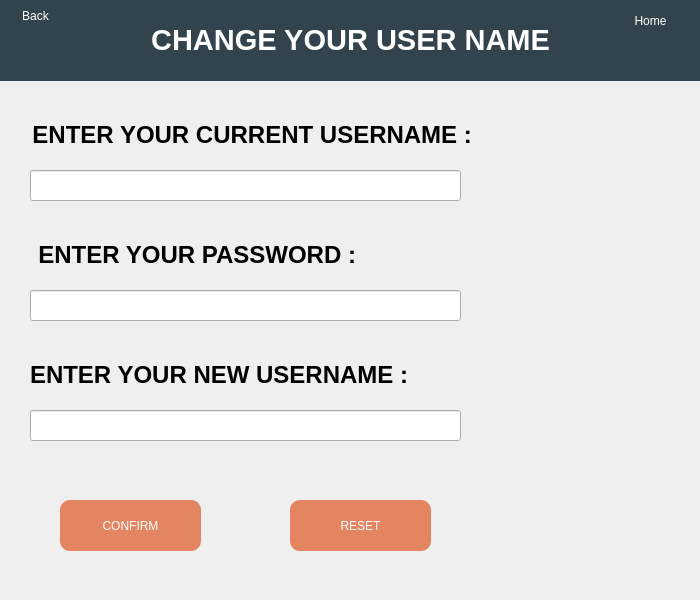
<?xml version="1.0" encoding="UTF-8"?>
<ui version="4.0">
 <class>ChangeUserName</class>
 <widget class="QWidget" name="ChangeUserName">
  <property name="geometry">
   <rect>
    <x>0</x>
    <y>0</y>
    <width>700</width>
    <height>600</height>
   </rect>
  </property>
  <property name="minimumSize">
   <size>
    <width>700</width>
    <height>600</height>
   </size>
  </property>
  <property name="maximumSize">
   <size>
    <width>700</width>
    <height>600</height>
   </size>
  </property>
  <property name="windowTitle">
   <string>ChangeUsername</string>
  </property>
  <property name="windowIcon">
   <iconset resource="res.qrc">
    <normaloff>:/Images/Images/ACCOUNT.png</normaloff>:/Images/Images/ACCOUNT.png</iconset>
  </property>
  <widget class="QPushButton" name="pushButton">
   <property name="geometry">
    <rect>
     <x>60</x>
     <y>500</y>
     <width>141</width>
     <height>51</height>
    </rect>
   </property>
   <property name="sizePolicy">
    <sizepolicy hsizetype="Preferred" vsizetype="Preferred">
     <horstretch>0</horstretch>
     <verstretch>0</verstretch>
    </sizepolicy>
   </property>
   <property name="layoutDirection">
    <enum>Qt::LeftToRight</enum>
   </property>
   <property name="autoFillBackground">
    <bool>false</bool>
   </property>
   <property name="styleSheet">
    <string notr="true">font: 75 14pt &quot;MS Sans Serif&quot;;
color: rgb(255, 255, 255);
border: 5px;
background-color: rgb(227, 133, 97);
border-radius: 10px;


</string>
   </property>
   <property name="text">
    <string>CONFIRM</string>
   </property>
   <property name="icon">
    <iconset>
     <normaloff>../../Desktop/Project files/Login page/Login.png</normaloff>../../Desktop/Project files/Login page/Login.png</iconset>
   </property>
   <property name="iconSize">
    <size>
     <width>20</width>
     <height>20</height>
    </size>
   </property>
  </widget>
  <widget class="QPushButton" name="pushButton_2">
   <property name="geometry">
    <rect>
     <x>290</x>
     <y>500</y>
     <width>141</width>
     <height>51</height>
    </rect>
   </property>
   <property name="sizePolicy">
    <sizepolicy hsizetype="Preferred" vsizetype="Preferred">
     <horstretch>0</horstretch>
     <verstretch>0</verstretch>
    </sizepolicy>
   </property>
   <property name="layoutDirection">
    <enum>Qt::LeftToRight</enum>
   </property>
   <property name="autoFillBackground">
    <bool>false</bool>
   </property>
   <property name="styleSheet">
    <string notr="true">font: 75 14pt &quot;MS Sans Serif&quot;;
color: rgb(255, 255, 255);
border: 5px;
background-color: rgb(227, 133, 97);
border-radius: 10px;


</string>
   </property>
   <property name="text">
    <string>RESET</string>
   </property>
   <property name="icon">
    <iconset>
     <normaloff>../../Desktop/Project files/Login page/Login.png</normaloff>../../Desktop/Project files/Login page/Login.png</iconset>
   </property>
   <property name="iconSize">
    <size>
     <width>20</width>
     <height>20</height>
    </size>
   </property>
  </widget>
  <widget class="QLabel" name="label">
   <property name="geometry">
    <rect>
     <x>0</x>
     <y>0</y>
     <width>701</width>
     <height>81</height>
    </rect>
   </property>
   <property name="styleSheet">
    <string notr="true">color: rgb(255, 255, 255);
font: 58 26pt &quot;Lucida Bright&quot;;

background-color: rgb(50, 67, 77);


</string>
   </property>
   <property name="text">
    <string>&lt;html&gt;&lt;head/&gt;&lt;body&gt;&lt;p align=&quot;center&quot;&gt;&lt;span style=&quot; font-size:22pt; font-weight:600;&quot;&gt;CHANGE YOUR USER NAME&lt;/span&gt;&lt;/p&gt;&lt;/body&gt;&lt;/html&gt;</string>
   </property>
  </widget>
  <widget class="QLabel" name="label_7">
   <property name="geometry">
    <rect>
     <x>100</x>
     <y>20</y>
     <width>41</width>
     <height>41</height>
    </rect>
   </property>
   <property name="styleSheet">
    <string notr="true">color: rgb(255, 255, 255);
font: 58 26pt &quot;Lucida Bright&quot;;
background-color: rgb(50, 67, 77);


</string>
   </property>
   <property name="text">
    <string/>
   </property>
   <property name="pixmap">
    <pixmap resource="res.qrc">:/Inverted Images/Images/Inverted/image (4).png</pixmap>
   </property>
   <property name="scaledContents">
    <bool>true</bool>
   </property>
  </widget>
  <widget class="QLabel" name="label_4">
   <property name="geometry">
    <rect>
     <x>30</x>
     <y>120</y>
     <width>451</width>
     <height>31</height>
    </rect>
   </property>
   <property name="text">
    <string>&lt;html&gt;&lt;head/&gt;&lt;body&gt;&lt;p align=&quot;center&quot;&gt;&lt;span style=&quot; font-size:18pt; font-weight:600;&quot;&gt;ENTER YOUR CURRENT USERNAME : &lt;/span&gt;&lt;/p&gt;&lt;/body&gt;&lt;/html&gt;</string>
   </property>
  </widget>
  <widget class="QLabel" name="label_5">
   <property name="geometry">
    <rect>
     <x>30</x>
     <y>360</y>
     <width>381</width>
     <height>31</height>
    </rect>
   </property>
   <property name="text">
    <string>&lt;html&gt;&lt;head/&gt;&lt;body&gt;&lt;p align=&quot;center&quot;&gt;&lt;span style=&quot; font-size:18pt; font-weight:600;&quot;&gt;ENTER YOUR NEW USERNAME : &lt;/span&gt;&lt;/p&gt;&lt;/body&gt;&lt;/html&gt;</string>
   </property>
  </widget>
  <widget class="QLabel" name="label_6">
   <property name="geometry">
    <rect>
     <x>30</x>
     <y>240</y>
     <width>341</width>
     <height>31</height>
    </rect>
   </property>
   <property name="text">
    <string>&lt;html&gt;&lt;head/&gt;&lt;body&gt;&lt;p align=&quot;center&quot;&gt;&lt;span style=&quot; font-size:18pt; font-weight:600;&quot;&gt;ENTER YOUR PASSWORD : &lt;/span&gt;&lt;/p&gt;&lt;/body&gt;&lt;/html&gt;</string>
   </property>
  </widget>
  <widget class="QLineEdit" name="lineEdit">
   <property name="geometry">
    <rect>
     <x>30</x>
     <y>170</y>
     <width>431</width>
     <height>31</height>
    </rect>
   </property>
  </widget>
  <widget class="QLineEdit" name="lineEdit_2">
   <property name="geometry">
    <rect>
     <x>30</x>
     <y>410</y>
     <width>431</width>
     <height>31</height>
    </rect>
   </property>
  </widget>
  <widget class="QLineEdit" name="lineEdit_3">
   <property name="geometry">
    <rect>
     <x>30</x>
     <y>290</y>
     <width>431</width>
     <height>31</height>
    </rect>
   </property>
  </widget>
  <widget class="QPushButton" name="pushButton_7">
   <property name="geometry">
    <rect>
     <x>0</x>
     <y>0</y>
     <width>71</width>
     <height>31</height>
    </rect>
   </property>
   <property name="sizePolicy">
    <sizepolicy hsizetype="Preferred" vsizetype="Preferred">
     <horstretch>0</horstretch>
     <verstretch>0</verstretch>
    </sizepolicy>
   </property>
   <property name="layoutDirection">
    <enum>Qt::LeftToRight</enum>
   </property>
   <property name="autoFillBackground">
    <bool>false</bool>
   </property>
   <property name="styleSheet">
    <string notr="true">font: 75 8pt &quot;MS Sans Serif&quot;;
background-color: rgb(50, 67, 77);
color: rgb(255, 255, 255);
border: 5px;

border-radius: 10px;


</string>
   </property>
   <property name="text">
    <string>Back</string>
   </property>
   <property name="icon">
    <iconset resource="res.qrc">
     <normaloff>:/Inverted Images/Images/Inverted/image (22).png</normaloff>:/Inverted Images/Images/Inverted/image (22).png</iconset>
   </property>
   <property name="iconSize">
    <size>
     <width>20</width>
     <height>20</height>
    </size>
   </property>
  </widget>
  <widget class="QPushButton" name="pushButton_8">
   <property name="geometry">
    <rect>
     <x>610</x>
     <y>0</y>
     <width>81</width>
     <height>41</height>
    </rect>
   </property>
   <property name="sizePolicy">
    <sizepolicy hsizetype="Preferred" vsizetype="Preferred">
     <horstretch>0</horstretch>
     <verstretch>0</verstretch>
    </sizepolicy>
   </property>
   <property name="layoutDirection">
    <enum>Qt::LeftToRight</enum>
   </property>
   <property name="autoFillBackground">
    <bool>false</bool>
   </property>
   <property name="styleSheet">
    <string notr="true">font: 75 8pt &quot;MS Sans Serif&quot;;
background-color: rgb(50, 67, 77);
color: rgb(255, 255, 255);
border: 5px;

border-radius: 10px;


</string>
   </property>
   <property name="text">
    <string>Home</string>
   </property>
   <property name="icon">
    <iconset resource="res.qrc">
     <normaloff>:/Inverted Images/Images/Inverted/image (26).png</normaloff>:/Inverted Images/Images/Inverted/image (26).png</iconset>
   </property>
   <property name="iconSize">
    <size>
     <width>20</width>
     <height>20</height>
    </size>
   </property>
  </widget>
 </widget>
 <resources>
  <include location="res.qrc"/>
 </resources>
 <connections/>
</ui>
